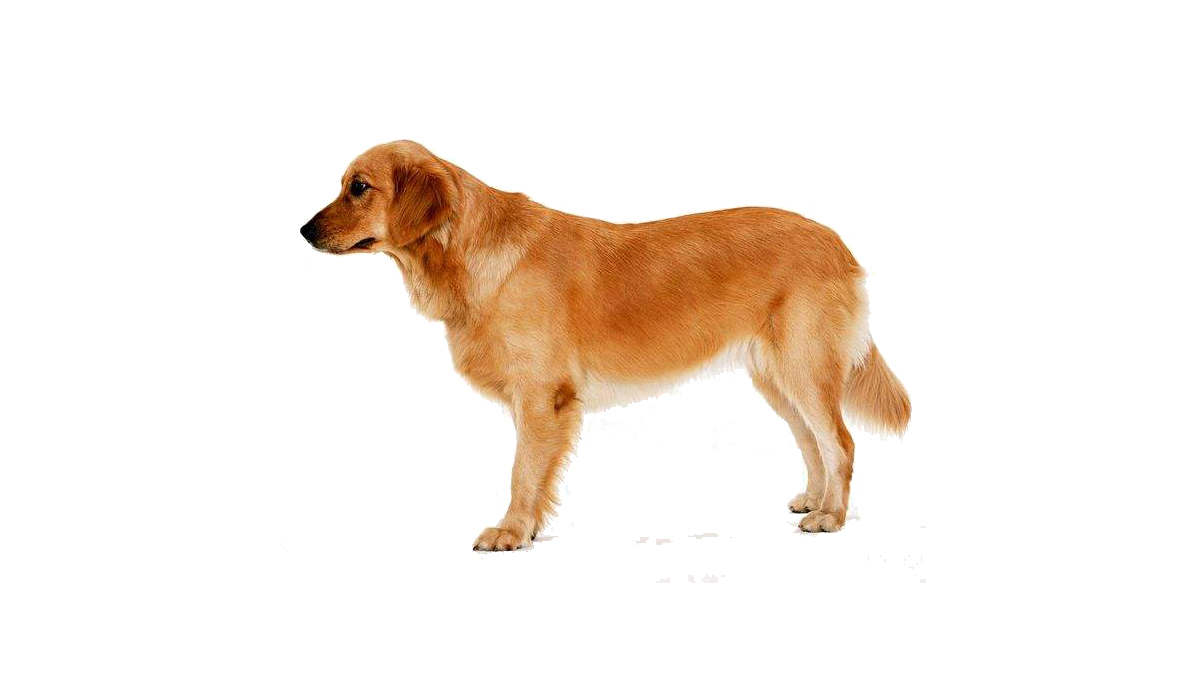
#> input picture 07图像基本变换/dog.jpeg, 1200 x 675 px
$ python flip.py
#> lines starting #> are read from the running program, lines starting #| are printed output that depends on the picture
"""
图像反转
flip(img, flipCode)
flipCode == 0, 上下
flipCode > 0, 左右
flipCode < 0, 上下左右
"""
import cv2
import numpy as np

dog = cv2.imread('dog.jpeg')
#> dog is the input picture: shape (675, 1200, 3); mean B, G, R 230.4, 238.1, 247
new1 = cv2.flip(dog, 0)
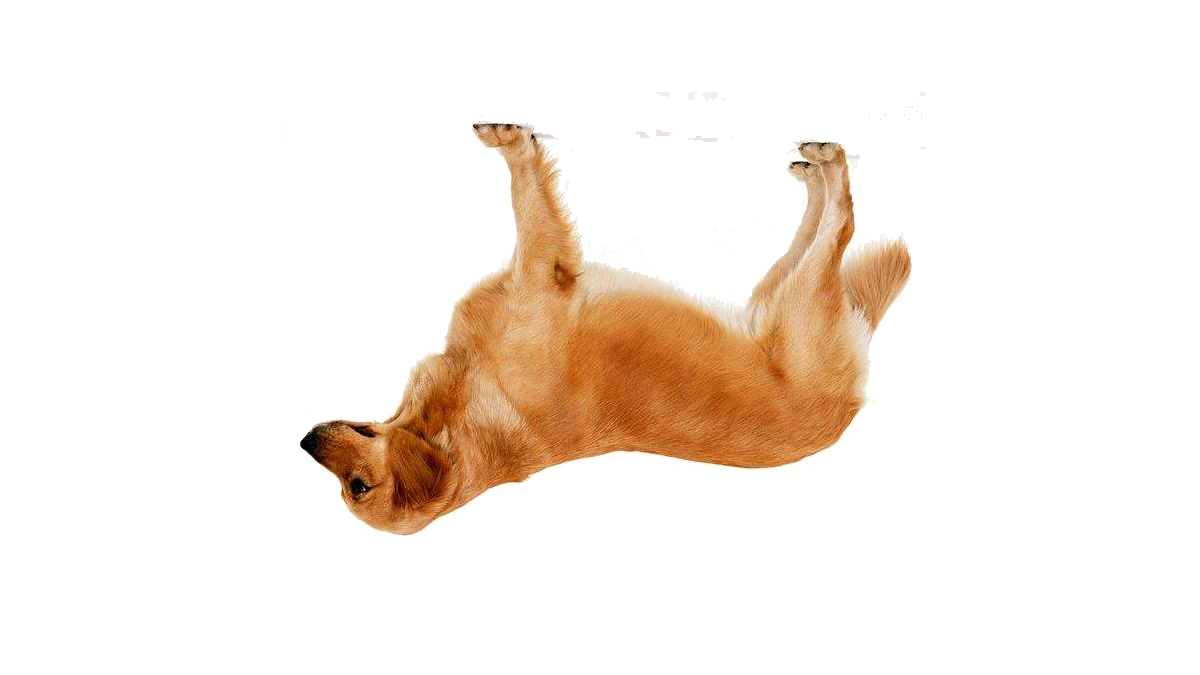
#> new1: shape (675, 1200, 3); mean B, G, R 230.4, 238.1, 247
new2 = cv2.flip(dog, 1)
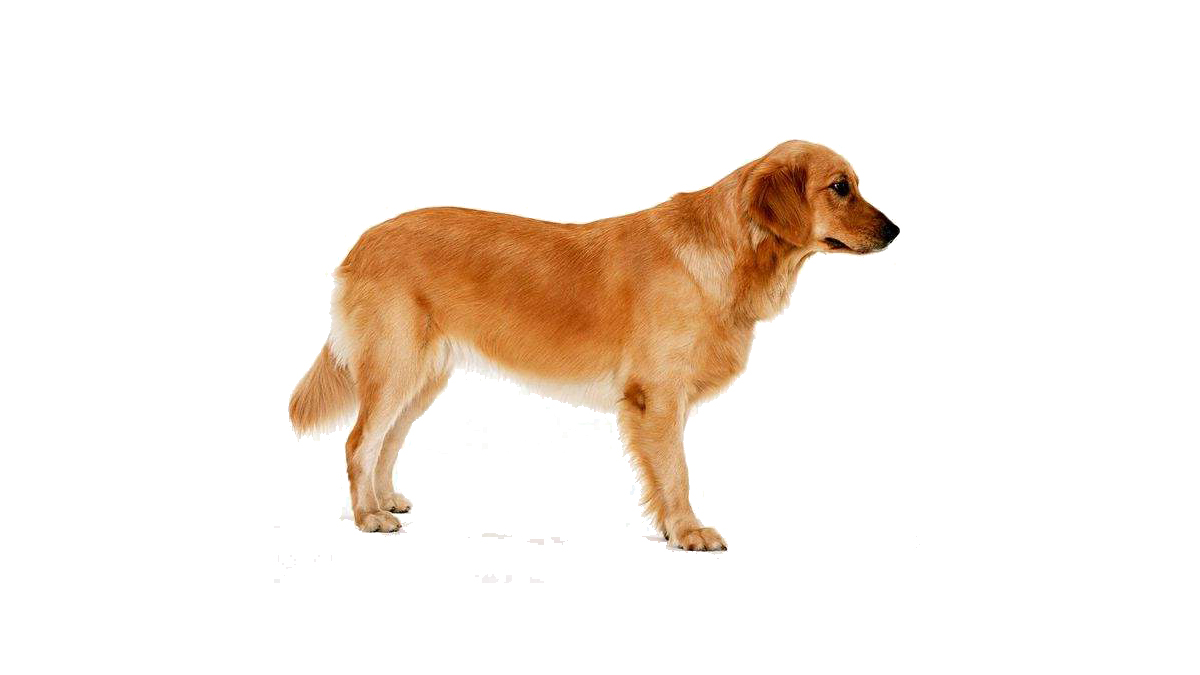
#> new2: shape (675, 1200, 3); mean B, G, R 230.4, 238.1, 247
new3 = cv2.flip(dog, -1)
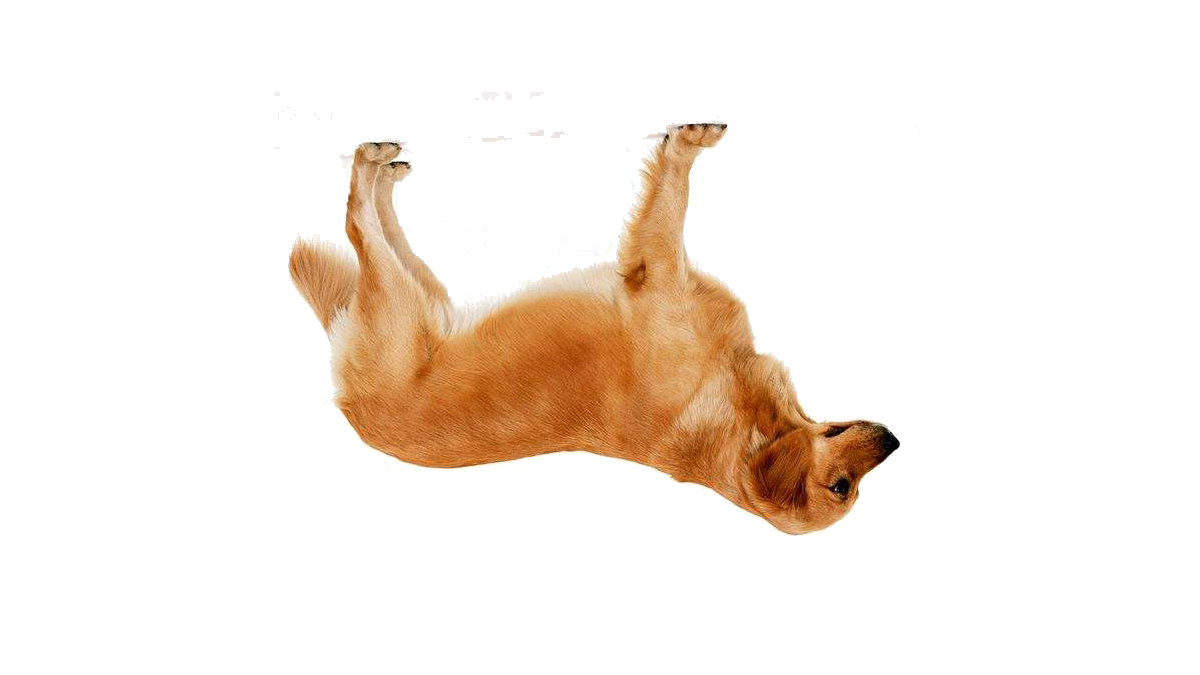
#> new3: shape (675, 1200, 3); mean B, G, R 230.4, 238.1, 247

cv2.imshow('new1', new1)
cv2.imshow('new2', new2)
cv2.imshow('new3', new3)
cv2.waitKey(0)
